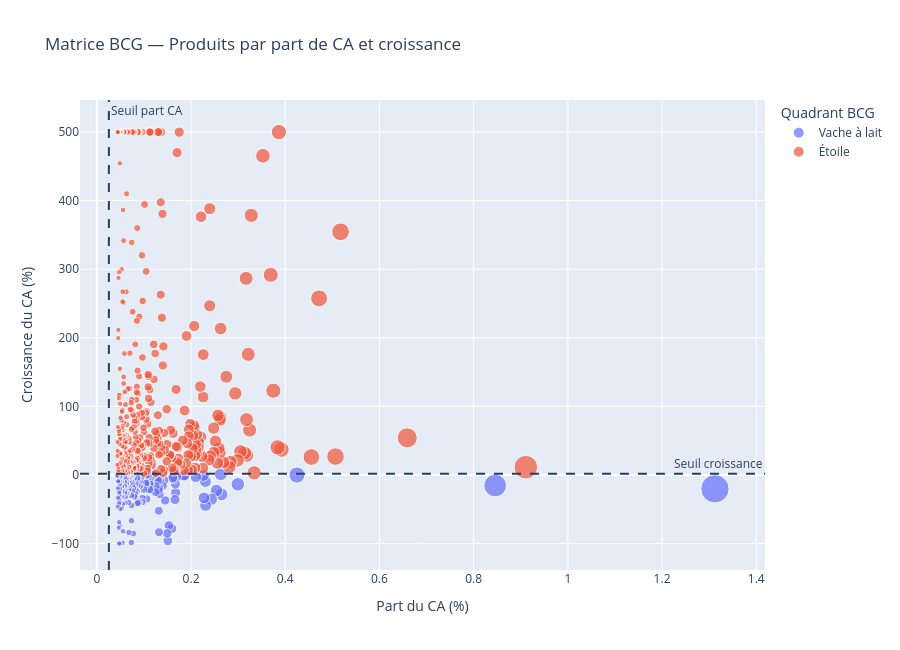

The notebook cell this image was saved under:
### Code cell
# Pour éviter que quelques outliers écrasent le graphique, on affiche la croissance bornée.
bcg_plot = product_perf.sort_values("total_revenue", ascending=False).head(600).copy()
bcg_plot["growth_pct_plot"] = bcg_plot["growth_pct"].clip(lower=-100, upper=500)
bcg_plot["description_short"] = bcg_plot["description"].str.slice(0, 60)

fig = px.scatter(
    bcg_plot,
    x="market_share_pct",
    y="growth_pct_plot",
    size="total_revenue",
    color="bcg_quadrant",
    hover_name="description_short",
    hover_data=["StockCode", "abc_class", "total_revenue", "growth_pct", "market_share_pct"],
    title="Matrice BCG — Produits par part de CA et croissance",
    labels={
        "market_share_pct": "Part du CA (%)",
        "growth_pct_plot": "Croissance du CA (%)",
        "bcg_quadrant": "Quadrant BCG"
    }
)

fig.add_vline(x=share_threshold, line_dash="dash", annotation_text="Seuil part CA")
fig.add_hline(y=growth_threshold, line_dash="dash", annotation_text="Seuil croissance")
fig.update_layout(height=650)
fig.show()

### Figure 1 — Plotly figure (JSON) as saved in the notebook; plotly's stock layout.template omitted (floating-point values rounded to 4 significant figures; data arrays with more than 128 entries replaced by an {"elided": "..."} marker saying what was removed)
{"data": [{"customdata": {"elided": "233x4 mixed values"}, "hovertemplate": "<b>%{hovertext}</b><br><br>Quadrant BCG=Vache à lait<br>Part du CA (%)=%{x}<br>Croissance du CA (%)=%{y}<br>total_revenue=%{customdata[2]}<br>StockCode=%{customdata[0]}<br>abc_class=%{customdata[1]}<br>growth_pct=%{customdata[3]}<extra></extra>", "hovertext": {"elided": "233 str values"}, "legendgroup": "Vache à lait", "marker": {"color": "#636efa", "size": {"elided": "233 float values"}, "sizemode": "area", "sizeref": 237.8, "symbol": "circle"}, "mode": "markers", "name": "Vache à lait", "orientation": "v", "showlegend": true, "type": "scatter", "x": {"elided": "233 float values"}, "xaxis": "x", "y": {"elided": "233 float values"}, "yaxis": "y"}, {"customdata": {"elided": "367x4 mixed values"}, "hovertemplate": "<b>%{hovertext}</b><br><br>Quadrant BCG=Étoile<br>Part du CA (%)=%{x}<br>Croissance du CA (%)=%{y}<br>total_revenue=%{customdata[2]}<br>StockCode=%{customdata[0]}<br>abc_class=%{customdata[1]}<br>growth_pct=%{customdata[3]}<extra></extra>", "hovertext": {"elided": "367 str values"}, "legendgroup": "Étoile", "marker": {"color": "#EF553B", "size": {"elided": "367 float values"}, "sizemode": "area", "sizeref": 237.8, "symbol": "circle"}, "mode": "markers", "name": "Étoile", "orientation": "v", "showlegend": true, "type": "scatter", "x": {"elided": "367 float values"}, "xaxis": "x", "y": {"elided": "367 float values"}, "yaxis": "y"}], "layout": {"annotations": [{"showarrow": false, "text": "Seuil part CA", "x": 0.02554, "xanchor": "left", "xref": "x", "y": 1, "yanchor": "top", "yref": "y domain"}, {"showarrow": false, "text": "Seuil croissance", "x": 1, "xanchor": "right", "xref": "x domain", "y": 1.72, "yanchor": "bottom", "yref": "y"}], "height": 650, "legend": {"itemsizing": "constant", "title": {"text": "Quadrant BCG"}, "tracegroupgap": 0}, "shapes": [{"line": {"dash": "dash"}, "type": "line", "x0": 0.02554, "x1": 0.02554, "xref": "x", "y0": 0, "y1": 1, "yref": "y domain"}, {"line": {"dash": "dash"}, "type": "line", "x0": 0, "x1": 1, "xref": "x domain", "y0": 1.72, "y1": 1.72, "yref": "y"}], "title": {"text": "Matrice BCG — Produits par part de CA et croissance"}, "xaxis": {"anchor": "y", "domain": [0, 1], "title": {"text": "Part du CA (%)"}}, "yaxis": {"anchor": "x", "domain": [0, 1], "title": {"text": "Croissance du CA (%)"}}}}
